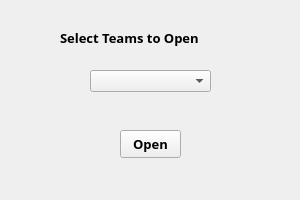
<?xml version="1.0" encoding="UTF-8"?>
<ui version="4.0">
 <class>Form</class>
 <widget class="QWidget" name="Form">
  <property name="geometry">
   <rect>
    <x>0</x>
    <y>0</y>
    <width>300</width>
    <height>200</height>
   </rect>
  </property>
  <property name="windowTitle">
   <string>Form</string>
  </property>
  <widget class="QLabel" name="label">
   <property name="geometry">
    <rect>
     <x>60</x>
     <y>30</y>
     <width>201</width>
     <height>16</height>
    </rect>
   </property>
   <property name="font">
    <font>
     <family>Segoe Script</family>
     <pointsize>10</pointsize>
     <weight>75</weight>
     <bold>true</bold>
    </font>
   </property>
   <property name="text">
    <string>Select Teams to Open</string>
   </property>
  </widget>
  <widget class="QComboBox" name="open_cb">
   <property name="geometry">
    <rect>
     <x>90</x>
     <y>70</y>
     <width>121</width>
     <height>22</height>
    </rect>
   </property>
   <property name="insertPolicy">
    <enum>QComboBox::InsertAtTop</enum>
   </property>
   <property name="duplicatesEnabled">
    <bool>false</bool>
   </property>
  </widget>
  <widget class="QPushButton" name="openbtn">
   <property name="geometry">
    <rect>
     <x>120</x>
     <y>130</y>
     <width>61</width>
     <height>28</height>
    </rect>
   </property>
   <property name="font">
    <font>
     <family>Segoe Script</family>
     <pointsize>10</pointsize>
     <weight>75</weight>
     <bold>true</bold>
    </font>
   </property>
   <property name="text">
    <string>Open</string>
   </property>
  </widget>
 </widget>
 <resources/>
 <connections/>
</ui>
